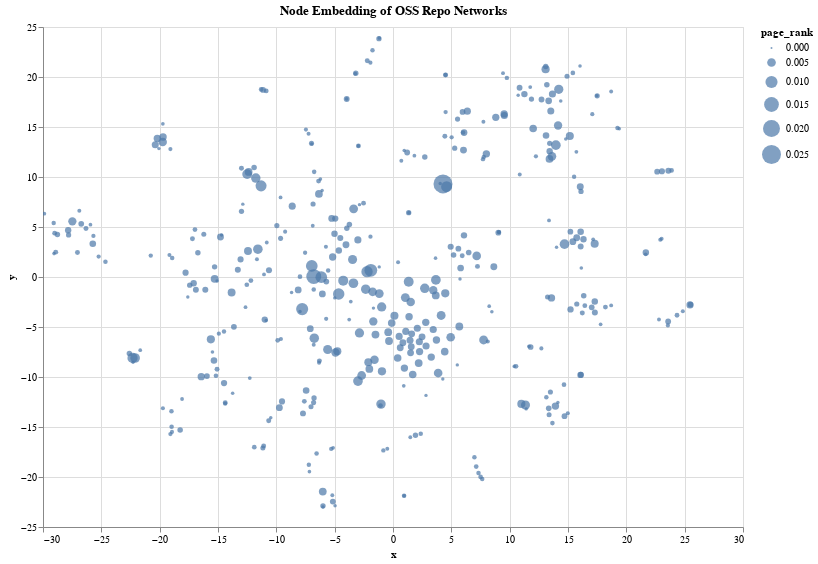

The notebook cell saved with this chart:
### Markdown cell above
### Node Embedding Visualizations 

First, we can visualize these embeddings by sector. Given that most the nodes are from the

### Code cell
#domain = ['academic', 'business', 'non-profit', 'government']# , 'not classified', 'null/missing']
#range_ = ['crimson', 'teal', 'darkorange', 'darkblue'] #, 'lightgrey', 'lightgrey']

alt.Chart(tsne_df,title="Node Embedding of OSS Repo Networks").mark_circle().encode(
   x='x', y='y', 
    #color=alt.Color('sector', scale=alt.Scale(domain=domain, range=range_)),
    size=alt.Size('page_rank'),
    tooltip=['slug']
).interactive().properties(
    width=700,
    height=500
)

### Figure 1 — Vega-Lite specification as saved in the notebook (floating-point values rounded to 4 significant figures; data arrays with more than 128 entries replaced by an {"elided": "..."} marker saying what was removed)
{"config": {"view": {"continuousWidth": 400, "continuousHeight": 300}}, "data": {"name": "data-d90677478c042083fc2f2630669d5a98"}, "mark": "circle", "encoding": {"size": {"type": "quantitative", "field": "page_rank"}, "tooltip": [{"type": "nominal", "field": "slug"}], "x": {"type": "quantitative", "field": "x"}, "y": {"type": "quantitative", "field": "y"}}, "height": 500, "selection": {"selector003": {"type": "interval", "bind": "scales", "encodings": ["x", "y"]}}, "title": "Node Embedding of OSS Repo Networks", "width": 700, "$schema": "https://vega.github.io/schema/vega-lite/v4.8.1.json", "datasets": {"data-d90677478c042083fc2f2630669d5a98": {"elided": "416 records"}}}
